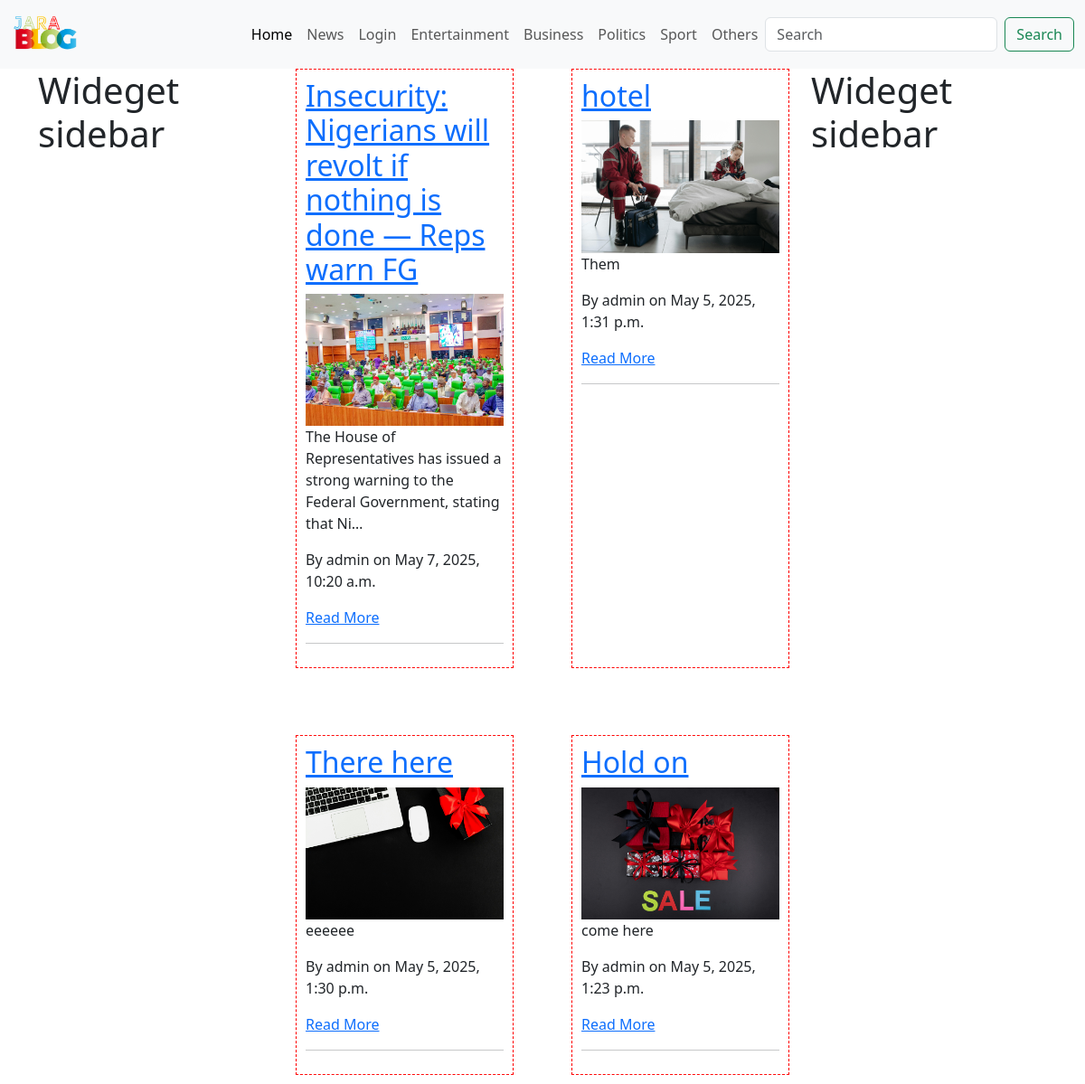
The app's page /, older data.
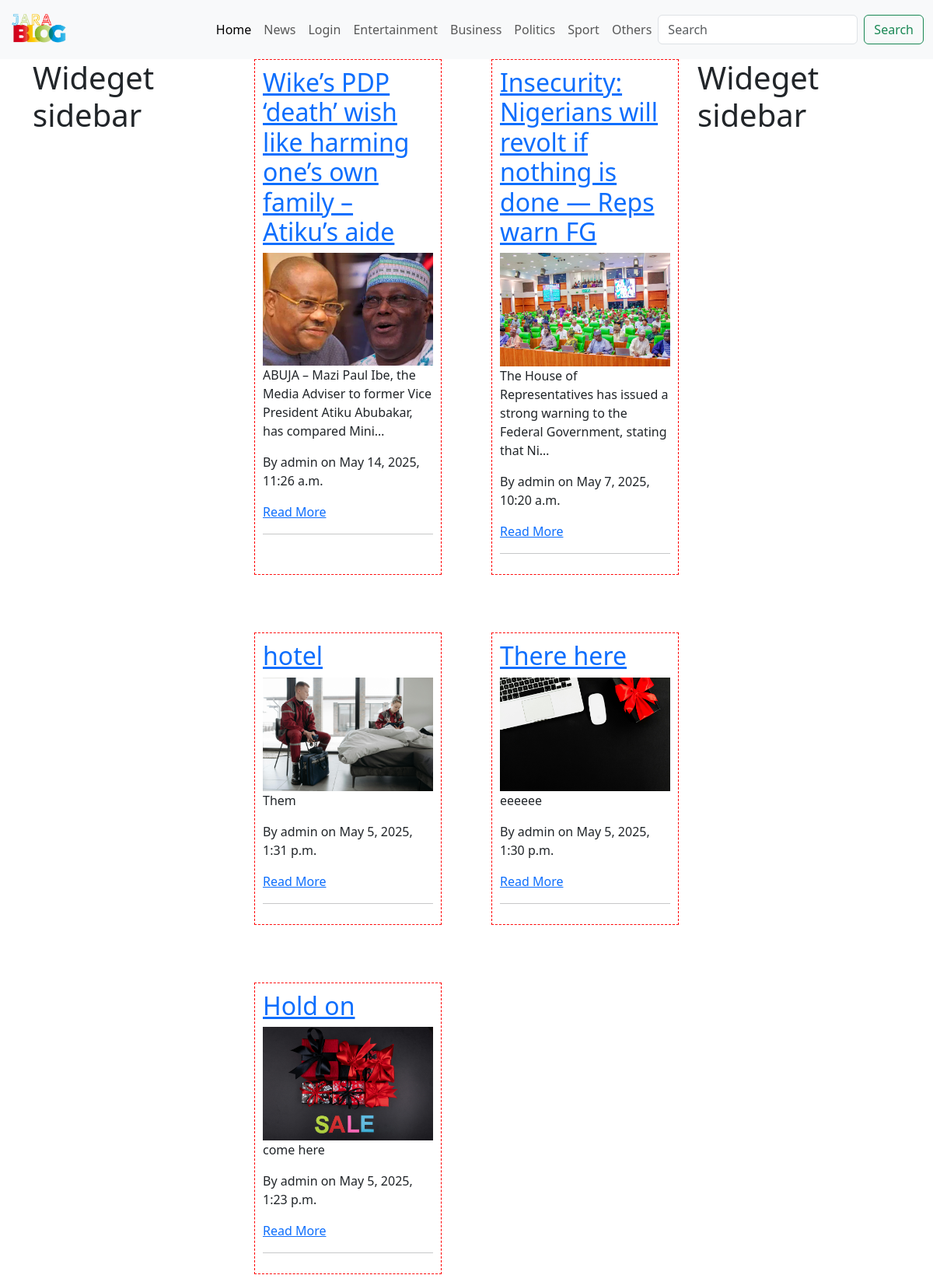
The same page, newer data.
### pages/models.py (models this page shows, shortened)
class Blog_Post(models.Model):
    options = (
        ('draft', 'Draft'),
        ('published', 'Published'),
    )
    image = models.ImageField(upload_to = 'img/', null=True, blank=True)
    title = models.CharField(max_length=100)
    body = RichTextField()
    category = models.ForeignKey(Category, on_delete=models.SET_NULL, null=True, blank=True)
    slug = models.SlugField(max_length=100, unique=True, blank=True)
    author = models.ForeignKey('auth.User', on_delete=models.CASCADE, related_name='comments')
    created_at = models.DateTimeField(auto_now_add=True)
    status = models.CharField(max_length=10, choices=options, default='draft')

### pages/views.py (the view)
# urls.py: path('', views.index, name='index'),
def index(request):
    full_post = Blog_Post.objects.all().order_by('-created_at')
    return render(request, 'index.html', {'full_post': full_post})

### pages/templates/index.html (shortened to what this page needs)
{% extends "base.html" %}
{% load static %}
{% block content %}
<main class='container'>
<div class="row">
<aside class="col-3">
  <h1>Wideget sidebar</h1>
   </aside>
<section class="roww col">
        {% for abc in full_post %}
  <main class="colu" style="border: 1px dashed red; margin-bottom: 10px; padding: 10px;">
    <h2> <a href="{% url 'post_detail' slug=abc.slug %}"> {{abc.title}} </a> </h2>
    {% if abc.image %}
         <img src="{{abc.image.url}}" style="width: 100%; height: auto; object-fit: cover">
         {% endif %}
         <p>{{abc.body| truncatechars:100}}</p>
       <p>By {{abc.author}} on {{ abc.created_at}}</p>
           <a href="{% url 'post_detail' slug=abc.slug %}">Read More</a>
           <hr>
   </main>
        {% endfor %}
    </section>
   <aside class="col-3">
  <h1>Wideget sidebar</h1>
   </aside>
     </div>
  </main>
        {% endblock %}

### pages/templates/base.html (shortened to what this page needs)
{% load static %}
<!DOCTYPE html>
<html lang="en">
  <head>
    <link
      href="https://cdn.jsdelivr.net/npm/bootstrap@5.3.6/dist/css/bootstrap.min.css"
      rel="stylesheet"
    />
    <link
      rel="stylesheet"
      href="https://cdn.jsdelivr.net/npm/bootstrap-icons@1.12.1/font/bootstrap-icons.min.css"
    />
  </head>
  <body>
    <nav class="navbar navbar-expand-lg bg-light">
      <div class="container-fluid">
        <a class="navbar-brand" href="{% url 'index' %}"
          ><img src="{% static 'image/word.png'%}" class="logo"/></a>
        <div class="collapse navbar-collapse" id="navbarSupportedContent">
          <ul class="navbar-nav me-auto mb-2 mb-lg-0">
            <li class="nav-item">
              <a
                class="nav-link active"
                aria-current="page"
                href="{% url 'index' %}"
                >Home</a
              >
            </li>
            <li class="nav-item">
              <a class="nav-link" href="{% url 'news' %}">News</a>
            </li>
            <li class="nav-item">
              <a class="nav-link" href="{% url 'login' %}">Login</a>
            </li>
            <li class="nav-item">
              <a class="nav-link" href="{% url 'entertainment' %}"
                >Entertainment</a
              >
            </li>
            <li class="nav-item">
              <a class="nav-link" href="{% url 'business'  %}">Business</a>
            </li>
            <li class="nav-item">
              <a class="nav-link" href="{% url 'politics'  %}">Politics</a>
            </li>
            <li class="nav-item">
              <a class="nav-link" href="{% url 'sport'  %}">Sport</a>
            </li>
            <li class="nav-item">
              <a class="nav-link" href="{% url 'others'  %}">Others</a>
            </li>
          </ul>
          <form class="d-flex" role="search">
            <input
              class="form-control me-2"
              type="search"
              placeholder="Search"
              aria-label="Search"
            />
            <button class="btn btn-outline-success" type="submit">
              Search
            </button>
          </form>
        </div>
      </div>
    </nav>
    {% block content %}
    {% endblock %}
  </body>
</html>

### pages/templates/base.html (style rules this page uses)
.navbar-collapse { flex-grow: 0; }
.roww { display: grid; grid-template-columns: repeat(2, 1fr); gap: 4rem; }
.colu { padding: 10px; box-sizing: border-box; }
.logo { height: 50px; }

Row changes from the older to the newer data that the page shows:
added Blog_Post: title "Wike’s PDP ‘death’ wish like harming one’s own family – Atiku’s aide", image (picture), body "ABUJA – Mazi Paul Ibe, the Media Adviser to former Vice President Atiku Abubakar, has compared Mini…", author "admin", created_at "May 14, 2025, 11:26 a.m."
